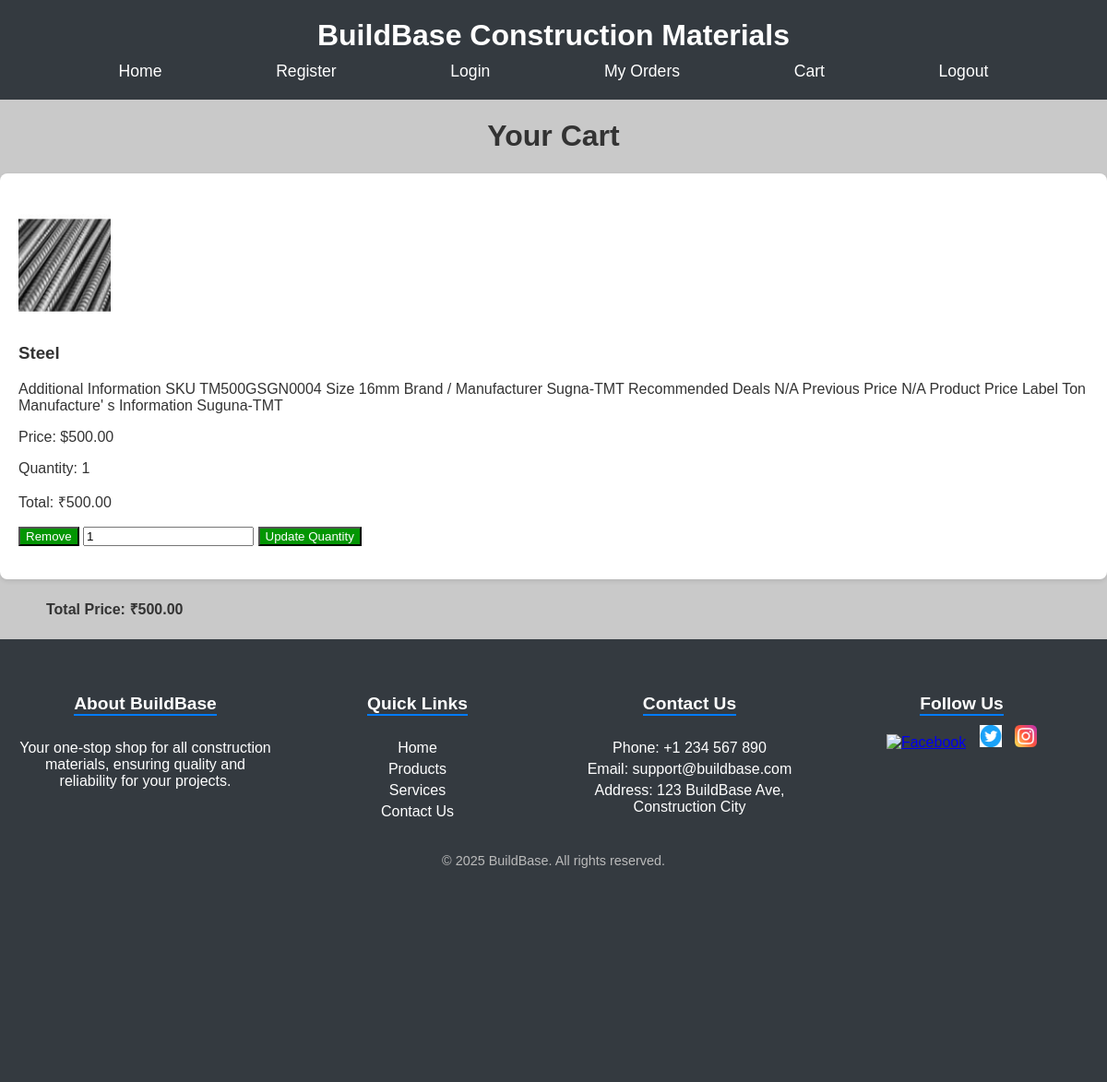
The page /cart/ (signed in) on the database its author committed.
### app/models.py (models this page shows, shortened)
class CartItem(models.Model):
    cart = models.ForeignKey(Cart, related_name='items', on_delete=models.CASCADE)
    product = models.ForeignKey(Product, on_delete=models.CASCADE)
    quantity = models.PositiveIntegerField(default=1)
    def get_total_price(self):
        return self.product.price * self.quantity

class Product(models.Model):
    name = models.CharField(max_length=200)
    description = models.TextField()
    price = models.DecimalField(max_digits=10, decimal_places=2)
    stock = models.IntegerField()
    image = models.ImageField(upload_to='products/')
    category = models.CharField(max_length=100)

### app/views.py (the view)
# urls.py: path('cart/', views.view_cart, name='view_cart'),
def view_cart(request):
    cart, created = Cart.objects.get_or_create(user=request.user)
    cart_items = cart.items.all()
    total_price = cart.get_total_price()
    return render(request, 'user/view_cart.html', {'cart_items': cart_items, 'total_price': total_price})

### app/models.py (called while the page is built)
    def get_total_price(self):
        total = sum(item.get_total_price() for item in self.items.all())
        return total

### templates/user/view_cart.html (shortened to what this page needs)
<!DOCTYPE html>
<html lang="en">
<head>
    {% load static %}
    <link rel="stylesheet" href="{% static 'css/view_cart.css' %}">
</head>
<body>
<header>
    <h1>BuildBase Construction Materials</h1>
    <nav>
        <a href="{% url 'home' %}">Home</a>
        <a href="{% url 'register' %}">Register</a>
        <a href="{% url 'login' %}">Login</a>
        <a href="{% url 'user_orders' %}">My Orders</a>
        <a href="{% url 'view_cart' %}">Cart</a>
        <a href="{% url 'logout' %}">Logout</a>
    </nav>
</header>
<h1>Your Cart</h1>
<div class="cart-box">
{% if cart_items %}
    <ul class="cart-items">
        {% for item in cart_items %}
            <li>
                <img src="{{ item.product.image.url }}" alt="{{ item.product.name }}" width="100">
                <h3>{{ item.product.name }}</h3>
                <p>{{ item.product.description }}</p>
                <p>Price: ${{ item.product.price }}</p>
                <p>Quantity: {{ item.quantity }}</p>
                <p>Total: ₹{{ item.get_total_price }}</p>
                <a href="{% url 'remove_from_cart' item.product.id %}"><button>Remove</button></a>
                <form action="{% url 'update_quantity' item.product.id 1 %}" method="post" style="display:inline;">
                    <input type="number" name="quantity" value="{{ item.quantity }}" min="1">
                    <button type="submit">Update Quantity</button>
                </form>
            </li>
        {% endfor %}
    </ul>
</div>
    <h4>Total Price: ₹{{ total_price }}</h4>
{% else %}
    <p>Your cart is empty.</p>
{% endif %}
<footer class="footer">
    <div class="container">
        <div class="footer-section">
            <h3>About BuildBase</h3>
            <p>Your one-stop shop for all construction materials, ensuring quality and reliability for your projects.</p>
        </div>
        <div class="footer-section">
            <h3>Quick Links</h3>
            <ul>
                <li><a href="#">Home</a></li>
                <li><a href="#">Products</a></li>
                <li><a href="#">Services</a></li>
                <li><a href="#">Contact Us</a></li>
            </ul>
        </div>
        <div class="footer-section">
            <h3>Contact Us</h3>
            <ul>
                <li>Phone: +1 234 567 890</li>
                <li>Email: support@buildbase.com</li>
                <li>Address: 123 BuildBase Ave, Construction City</li>
            </ul>
        </div>
        <div class="footer-section">
            <h3>Follow Us</h3>
            <div class="social-icons">
                <a href="#"><img src="{% static 'images/facebook.png' %}" alt="Facebook"></a>
                <a href="#"><img src="{% static 'images/twitter.png' %}" alt="Twitter"></a>
                <a href="#"><img src="{% static 'images/insta.png' %}" alt="Instagram"></a>
            </div>
        </div>
    </div>
    <div class="footer-bottom">
        <p>&copy; 2025 BuildBase. All rights reserved.</p>
    </div>
</footer>
</body>
</html>

### static/css/view_cart.css (style rules this page uses)
body { font-family: Arial, sans-serif; margin: 0; padding: 0; color: #333; background-color: #c9c9c9; }
header { background-color: #343a40; color: white; padding: 20px; text-align: center; }
header h1 { margin: 0; font-size: 2rem; }
header nav { margin-top: 10px; display: flex; justify-content: space-evenly; }
header nav a { color: white; text-decoration: none; margin: 0 15px; font-size: 1.1rem; }
h1 { text-align: center; }
ul { padding-left: 50px; }
button { background-color: rgb(3, 150, 3); color: white; }
h4 { padding-left: 50px; }
.cart-box { padding: 20px; background-color: #ffffff; border-radius: 8px; box-shadow: 0 2px 5px rgba(0, 0, 0, 0.1); }
ul.cart-items { list-style: none; padding: 0; }
footer { background-color: #343a40; color: white; padding: 40px 20px; text-align: center; height: 400px; }
footer .container { display: flex; flex-wrap: wrap; justify-content: space-between; gap: 20px; }
.footer-section { flex: 1; min-width: 200px; }
.footer-section h3 { border-bottom: 2px solid #007bff; display: inline-block; margin-bottom: 10px; font-size: 1.2rem; }
.footer-section ul { list-style: none; padding: 0; }
.footer-section ul li { margin: 5px 0; }
.footer-section ul li a { color: white; text-decoration: none; }
.social-icons a { display: inline-block; margin: 0 5px; }
.social-icons img { width: 24px; height: 24px; }
.footer-bottom { margin-top: 20px; font-size: 0.9rem; color: #bbb; }

### rows shown on the page
CartItem: product.image (picture), product.name "Steel", product.description "Additional Information SKU TM500GSGN0004 Size 16mm Brand / Manufacturer Sugna-TMT Recommended Deals N/A Previous Price N/A Product Price Label Ton Manufacture' s Information Suguna-TMT", product.price "500.00", quantity "1", get_total_price "500.00"

### other values the page prints
{{ total_price }} "500.00"
